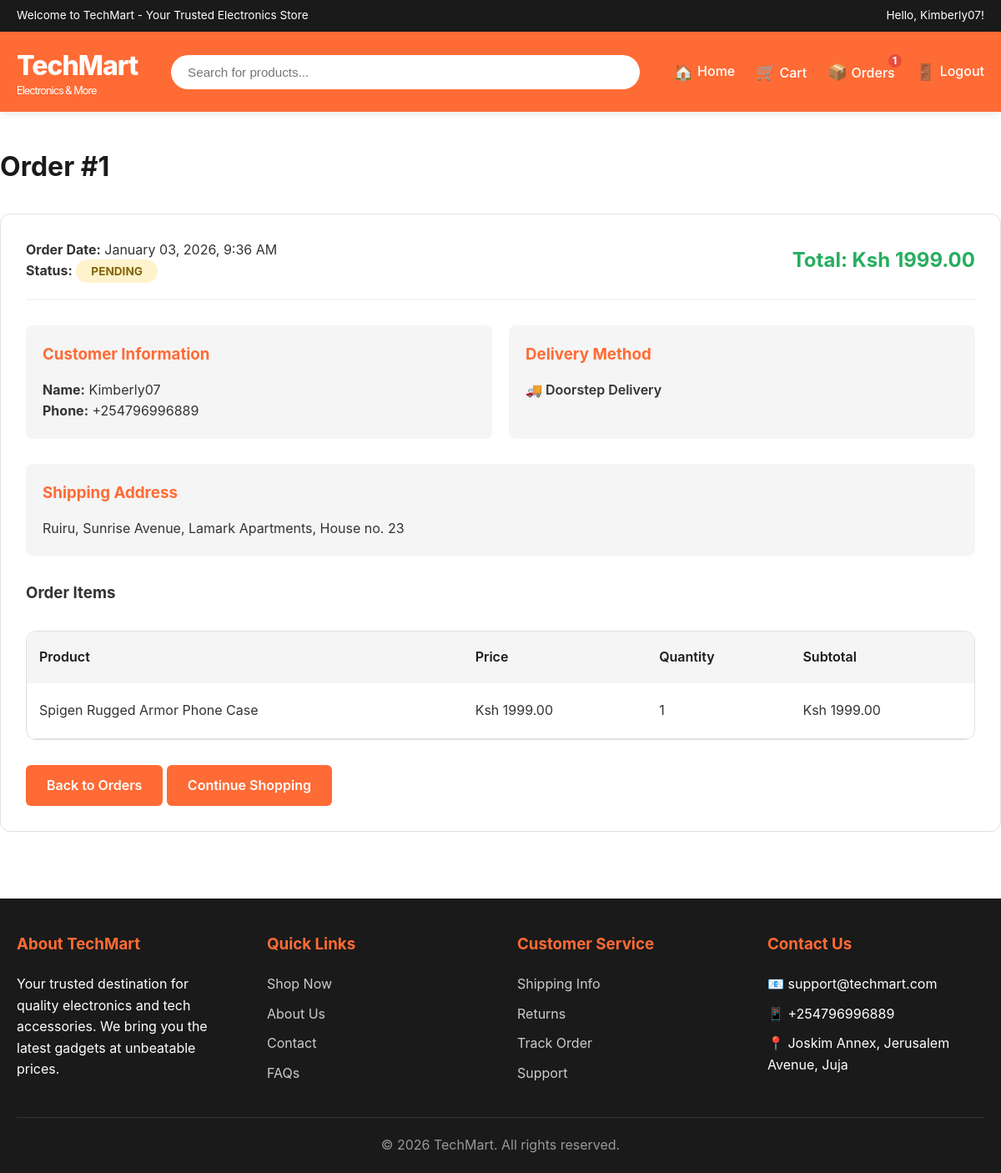
Page /orders/1/ (signed in) on the committed database.
### store/models.py (models this page shows, shortened)
class Order(models.Model):
    STATUS_CHOICES = [
        ('pending', 'Pending'),
        ('processing', 'Processing'),
        ('ready_for_pickup', 'Ready for Pickup'),
        ('shipped', 'Shipped'),
        ('delivered', 'Delivered'),
        ('cancelled', 'Cancelled'),
    ]
    DELIVERY_METHOD_CHOICES = [
        ('doorstep', 'Doorstep Delivery'),
        ('store_pickup', 'Store Pickup'),
    ]
    user = models.ForeignKey(User, on_delete=models.CASCADE, related_name='orders')
    customer_name = models.CharField(max_length=200, default='')
    customer_phone = models.CharField(max_length=20, default='')
    total_amount = models.DecimalField(max_digits=10, decimal_places=2)
    status = models.CharField(max_length=20, choices=STATUS_CHOICES, default='pending')
    delivery_method = models.CharField(max_length=20, choices=DELIVERY_METHOD_CHOICES, default='doorstep')
    shipping_address = models.TextField()
    created_at = models.DateTimeField(auto_now_add=True)
    updated_at = models.DateTimeField(auto_now=True)
    class Meta:
        ordering = ['-created_at']

class OrderItem(models.Model):
    order = models.ForeignKey(Order, on_delete=models.CASCADE, related_name='items')
    product = models.ForeignKey(Product, on_delete=models.CASCADE)
    quantity = models.IntegerField(default=1)
    price = models.DecimalField(max_digits=10, decimal_places=2)
    def get_total(self):
        return self.quantity * self.price

class Product(models.Model):
    name = models.CharField(max_length=200)
    description = models.TextField()
    category = models.ForeignKey(Category, on_delete=models.SET_NULL, null=True, related_name='products')
    price = models.DecimalField(max_digits=10, decimal_places=2)
    original_price = models.DecimalField(max_digits=10, decimal_places=2, null=True, blank=True)
    stock = models.IntegerField(default=0)
    image = models.ImageField(upload_to='products/', blank=True, null=True)
    image_url = models.URLField(blank=True, null=True)
    is_featured = models.BooleanField(default=False)
    created_at = models.DateTimeField(auto_now_add=True)
    updated_at = models.DateTimeField(auto_now=True)
    class Meta:
        ordering = ['-created_at']

### store/views.py (the view)
# urls.py: path('orders/<int:order_id>/', views.order_detail, name='order_detail'),
@login_required
def order_detail(request, order_id):
    order = get_object_or_404(Order, id=order_id, user=request.user)
    return render(request, 'store/order_detail.html', {'order': order})

### store/context_processors.py (called while the page is built)
def cart_and_orders_context(request):
    context = {
        'cart_count': 0,
        'ongoing_orders_count': 0,
    }
    if request.user.is_authenticated:
        try:
            cart = Cart.objects.get(user=request.user)
            context['cart_count'] = sum(item.quantity for item in cart.items.all())
        except Cart.DoesNotExist:
            context['cart_count'] = 0
        ongoing_orders = Order.objects.filter(
            user=request.user,
            status__in=['pending', 'processing', 'ready_for_pickup', 'shipped']
        ).count()
        context['ongoing_orders_count'] = ongoing_orders
    return context

### templates/store/order_detail.html (shortened to what this page needs)
{% extends 'base.html' %}
{% block content %}
<h1 class="page-title">Order #{{ order.id }}</h1>
<div class="product-detail">
    <div style="margin-bottom: 30px;">
        <div class="order-header">
            <div>
                <p><strong>Order Date:</strong> {{ order.created_at|date:"F d, Y, g:i A" }}</p>
                <p><strong>Status:</strong> <span class="status-badge status-{{ order.status }}">{{ order.get_status_display }}</span></p>
            </div>
            <div>
                <h2 style="color: #27ae60;">Total: Ksh {{ order.total_amount }}</h2>
            </div>
        </div>
    </div>
    <div style="display: grid; grid-template-columns: repeat(auto-fit, minmax(250px, 1fr)); gap: 20px; margin-bottom: 30px;">
        <div style="background: var(--light-gray); padding: 20px; border-radius: 8px;">
            <h3 style="margin-bottom: 15px; color: var(--primary-color);">Customer Information</h3>
            <p><strong>Name:</strong> {{ order.customer_name }}</p>
            <p><strong>Phone:</strong> {{ order.customer_phone }}</p>
        </div>
        <div style="background: var(--light-gray); padding: 20px; border-radius: 8px;">
            <h3 style="margin-bottom: 15px; color: var(--primary-color);">Delivery Method</h3>
            <p style="font-weight: 600;">
                {% if order.delivery_method == 'doorstep' %}
                    🚚 Doorstep Delivery
                {% else %}
                    🏪 Store Pickup
                {% endif %}
            </p>
        </div>
    </div>
    {% if order.delivery_method == 'doorstep' %}
    <div style="margin-bottom: 30px; background: var(--light-gray); padding: 20px; border-radius: 8px;">
        <h3 style="margin-bottom: 15px; color: var(--primary-color);">Shipping Address</h3>
        <p>{{ order.shipping_address|linebreaks }}</p>
    </div>
    {% endif %}
    <div>
        <h3>Order Items</h3>
        <div class="cart-table">
            <table>
                <thead>
                    <tr>
                        <th>Product</th>
                        <th>Price</th>
                        <th>Quantity</th>
                        <th>Subtotal</th>
                    </tr>
                </thead>
                <tbody>
                    {% for item in order.items.all %}
                    <tr>
                        <td>{{ item.product.name }}</td>
                        <td>Ksh {{ item.price }}</td>
                        <td>{{ item.quantity }}</td>
                        <td>Ksh {{ item.get_total }}</td>
                    </tr>
                    {% endfor %}
                </tbody>
            </table>
        </div>
    </div>
    <div style="margin-top: 30px;">
        <a href="{% url 'orders' %}" class="btn">Back to Orders</a>
        <a href="{% url 'home' %}" class="btn btn-primary">Continue Shopping</a>
    </div>
</div>
{% endblock %}

### templates/base.html (shortened to what this page needs)
<!DOCTYPE html>
<html lang="en">
<head>
    <link rel="stylesheet" href="/static/css/style.css">
</head>
<body>
    <div class="top-bar">
        <div class="container">
            <div>Welcome to TechMart - Your Trusted Electronics Store</div>
            <div>
                {% if user.is_authenticated %}
                    <span>Hello, {{ user.username }}!</span>
                {% else %}
                    <a href="{% url 'login' %}">Sign In</a> | <a href="{% url 'register' %}">Register</a>
                {% endif %}
            </div>
        </div>
    </div>
    <nav class="navbar">
        <div class="container">
            <a href="{% url 'home' %}" class="logo">
                TechMart
                <span class="logo-sub">Electronics & More</span>
            </a>
            <div class="search-bar">
                <input type="text" placeholder="Search for products..." id="searchInput">
            </div>
            <ul class="nav-links">
                <li><a href="{% url 'home' %}"><span class="nav-icon">🏠</span> Home</a></li>
                {% if user.is_authenticated %}
                    <li>
                        <a href="{% url 'cart' %}" style="position: relative; display: inline-block;">
                            <span class="nav-icon">🛒</span> Cart
                        </a>
                    </li>
                    <li>
                        <a href="{% url 'orders' %}" style="position: relative; display: inline-block;">
                            <span class="nav-icon">📦</span> Orders
                            {% if ongoing_orders_count > 0 %}
                                <span class="badge">{{ ongoing_orders_count }}</span>
                            {% endif %}
                        </a>
                    </li>
                    <li><a href="{% url 'logout' %}"><span class="nav-icon">🚪</span> Logout</a></li>
                {% else %}
                    <li><a href="{% url 'login' %}"><span class="nav-icon">👤</span> Login</a></li>
                {% endif %}
            </ul>
        </div>
    </nav>
    <main>
        {% block content %}
        {% endblock %}
    </main>
    <footer>
        <div class="container">
            <div class="footer-content">
                <div class="footer-section">
                    <h3>About TechMart</h3>
                    <p>Your trusted destination for quality electronics and tech accessories. We bring you the latest gadgets at unbeatable prices.</p>
                </div>
                <div class="footer-section">
                    <h3>Quick Links</h3>
                    <ul>
                        <li><a href="{% url 'home' %}">Shop Now</a></li>
                        <li><a href="{% url 'about' %}">About Us</a></li>
                        <li><a href="{% url 'contact' %}">Contact</a></li>
                        <li><a href="{% url 'faqs' %}">FAQs</a></li>
                    </ul>
                </div>
                <div class="footer-section">
                    <h3>Customer Service</h3>
                    <ul>
                        <li><a href="{% url 'faqs' %}">Shipping Info</a></li>
                        <li><a href="{% url 'faqs' %}">Returns</a></li>
                        <li><a href="{% url 'orders' %}">Track Order</a></li>
                        <li><a href="{% url 'contact' %}">Support</a></li>
                    </ul>
                </div>
                <div class="footer-section">
                    <h3>Contact Us</h3>
                    <ul>
                        <li>📧 support@techmart.com</li>
                        <li>📱 +254796996889</li>
                        <li>📍 Joskim Annex, Jerusalem Avenue, Juja</li>
                    </ul>
                </div>
            </div>
            <div class="footer-bottom">
                <p>&copy; 2026 TechMart. All rights reserved.</p>
            </div>
        </div>
    </footer>
</body>
</html>

### static/css/style.css (style rules this page uses)
* { margin: 0; padding: 0; box-sizing: border-box; }
:root { --primary-color: #FF6B35; --secondary-color: #F7931E; --dark-color: #1a1a1a; --light-gray: #f5f5f5; --border-color: #e0e0e0; --success-color: #27ae60; --danger-color: #e74c3c; --text-color: #333; }
body { font-family: -apple-system, BlinkMacSystemFont, 'Segoe UI', Roboto, 'Helvetica Neue', Arial, sans-serif; line-height: 1.6; color: var(--text-color); background-color: #fff; }
.container { max-width: 1400px; margin: 0 auto; padding: 0 20px; }
.top-bar { background-color: var(--dark-color); color: white; font-size: 0.85rem; padding: 8px 0; }
.top-bar .container { display: flex; justify-content: space-between; align-items: center; }
.navbar { background-color: var(--primary-color); color: white; padding: 15px 0; box-shadow: 0 2px 10px rgba(0,0,0,0.1); position: sticky; top: 0; z-index: 1000; }
.navbar .container { display: flex; justify-content: space-between; align-items: center; }
.logo { font-size: 2rem; font-weight: 800; color: white; text-decoration: none; letter-spacing: -1px; }
.logo-sub { font-size: 0.8rem; font-weight: 400; display: block; margin-top: -5px; }
.search-bar { flex: 1; max-width: 600px; margin: 0 40px; }
.search-bar input { width: 100%; padding: 12px 20px; border: none; border-radius: 25px; font-size: 0.95rem; outline: none; }
.nav-links { display: flex; list-style: none; gap: 25px; align-items: center; }
.nav-links a { color: white; text-decoration: none; font-weight: 500; transition: opacity 0.3s; display: flex; align-items: center; gap: 5px; }
.nav-icon { font-size: 1.2rem; }
.badge { position: absolute; top: -8px; right: -10px; background-color: var(--danger-color); color: white; border-radius: 50%; width: 20px; height: 20px; display: flex; align-items: center; justify-content: center; font-size: 0.75rem; font-weight: bold; border: 2px solid var(--primary-color); }
.btn { display: inline-block; padding: 12px 25px; background-color: var(--primary-color); color: white; text-decoration: none; border: none; border-radius: 6px; cursor: pointer; font-size: 1rem; font-weight: 600; transition: all 0.3s; text-align: center; }
.product-detail { background: white; border-radius: 12px; padding: 30px; margin: 30px 0; border: 1px solid var(--border-color); }
.cart-table { width: 100%; background: white; border-radius: 12px; overflow: hidden; margin: 30px 0; border: 1px solid var(--border-color); }
.cart-table table { width: 100%; border-collapse: collapse; }
.cart-table thead { background-color: var(--light-gray); }
.cart-table th { padding: 18px 15px; text-align: left; font-weight: 600; color: var(--dark-color); }
.cart-table td { padding: 20px 15px; border-bottom: 1px solid var(--border-color); }
.order-header { display: flex; justify-content: space-between; align-items: center; margin-bottom: 20px; padding-bottom: 20px; border-bottom: 2px solid var(--light-gray); }
.status-badge { padding: 6px 18px; border-radius: 20px; font-size: 0.85rem; font-weight: 700; text-transform: uppercase; }
.status-pending { background-color: #fff3cd; color: #856404; }
footer { background-color: var(--dark-color); color: white; padding: 40px 0 20px; margin-top: 80px; }
.footer-content { display: grid; grid-template-columns: repeat(auto-fit, minmax(250px, 1fr)); gap: 40px; margin-bottom: 30px; }
.footer-section h3 { margin-bottom: 20px; color: var(--primary-color); }
.footer-section ul { list-style: none; }
.footer-section ul li { margin-bottom: 10px; }
.footer-section a { color: #ccc; text-decoration: none; transition: color 0.3s; }
.footer-bottom { text-align: center; padding-top: 20px; border-top: 1px solid #333; color: #999; }
.page-title { margin: 40px 0 30px; font-size: 2rem; color: var(--dark-color); font-weight: 700; }

### rows in the picture
Order: id "1", created_at "January 03, 2026, 9:36 AM", status "PENDING", total_amount "1999.00", customer_name "Kimberly07", customer_phone "+254796996889", shipping_address "Ruiru, Sunrise Avenue, Lamark Apartments, House no. 23"
OrderItem: product.name "Spigen Rugged Armor Phone Case", price "1999.00", quantity "1", get_total "1999.00"

### other values in the picture
{{ user.username }} "Kimberly07"
{{ ongoing_orders_count }} "1"
